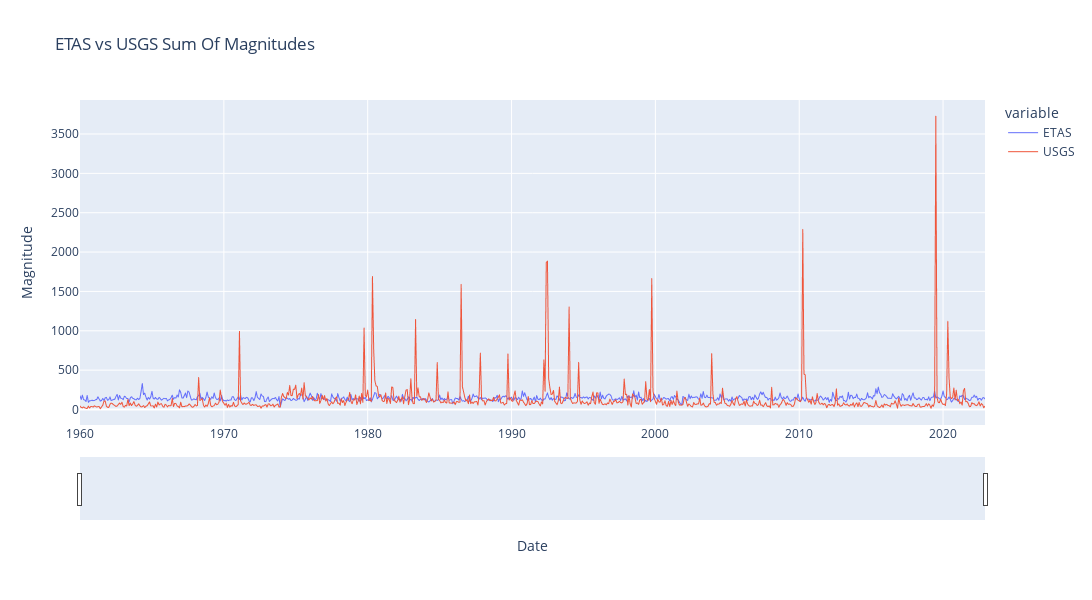

The notebook cell this image was saved under:
### Code cell
# Assuming merged_sum_mag is a DataFrame with 'Date', 'ETAS', and 'USGS' columns
merged_sum_mag['Date'] = merged_sum_mag["Date"].dt.to_timestamp()

# Create a Plotly figure
fig = px.line(merged_sum_mag, x='Date', y=['ETAS', 'USGS'], labels={'value': 'Magnitude'}, title='ETAS vs USGS Sum Of Magnitudes')

fig.update_layout(
    width=1200,
    height=600,
)

fig.update_traces(line=dict(width=1.0))
# Add interactivity
fig.update_xaxes(rangeslider_visible=True)
fig.update_layout(dragmode='pan', hovermode='x')

# Show the interactive plot
fig.show()

### Figure 1 — Plotly figure (JSON) as saved in the notebook; plotly's stock layout.template omitted (floating-point values rounded to 4 significant figures; data arrays with more than 128 entries replaced by an {"elided": "..."} marker saying what was removed)
{"data": [{"hovertemplate": "variable=ETAS<br>Date=%{x}<br>Magnitude=%{y}<extra></extra>", "legendgroup": "ETAS", "line": {"color": "#636efa", "dash": "solid", "width": 1}, "marker": {"symbol": "circle"}, "mode": "lines", "name": "ETAS", "showlegend": true, "type": "scattergl", "x": {"elided": "755 str values"}, "xaxis": "x", "y": {"elided": "755 float values"}, "yaxis": "y"}, {"hovertemplate": "variable=USGS<br>Date=%{x}<br>Magnitude=%{y}<extra></extra>", "legendgroup": "USGS", "line": {"color": "#EF553B", "dash": "solid", "width": 1}, "marker": {"symbol": "circle"}, "mode": "lines", "name": "USGS", "showlegend": true, "type": "scattergl", "x": {"elided": "755 str values"}, "xaxis": "x", "y": {"elided": "755 float values"}, "yaxis": "y"}], "layout": {"dragmode": "pan", "height": 600, "hovermode": "x", "legend": {"title": {"text": "variable"}, "tracegroupgap": 0}, "title": {"text": "ETAS vs USGS Sum Of Magnitudes"}, "width": 1200, "xaxis": {"anchor": "y", "domain": [0, 1], "rangeslider": {"visible": true}, "title": {"text": "Date"}}, "yaxis": {"anchor": "x", "domain": [0, 1], "title": {"text": "Magnitude"}}}}
